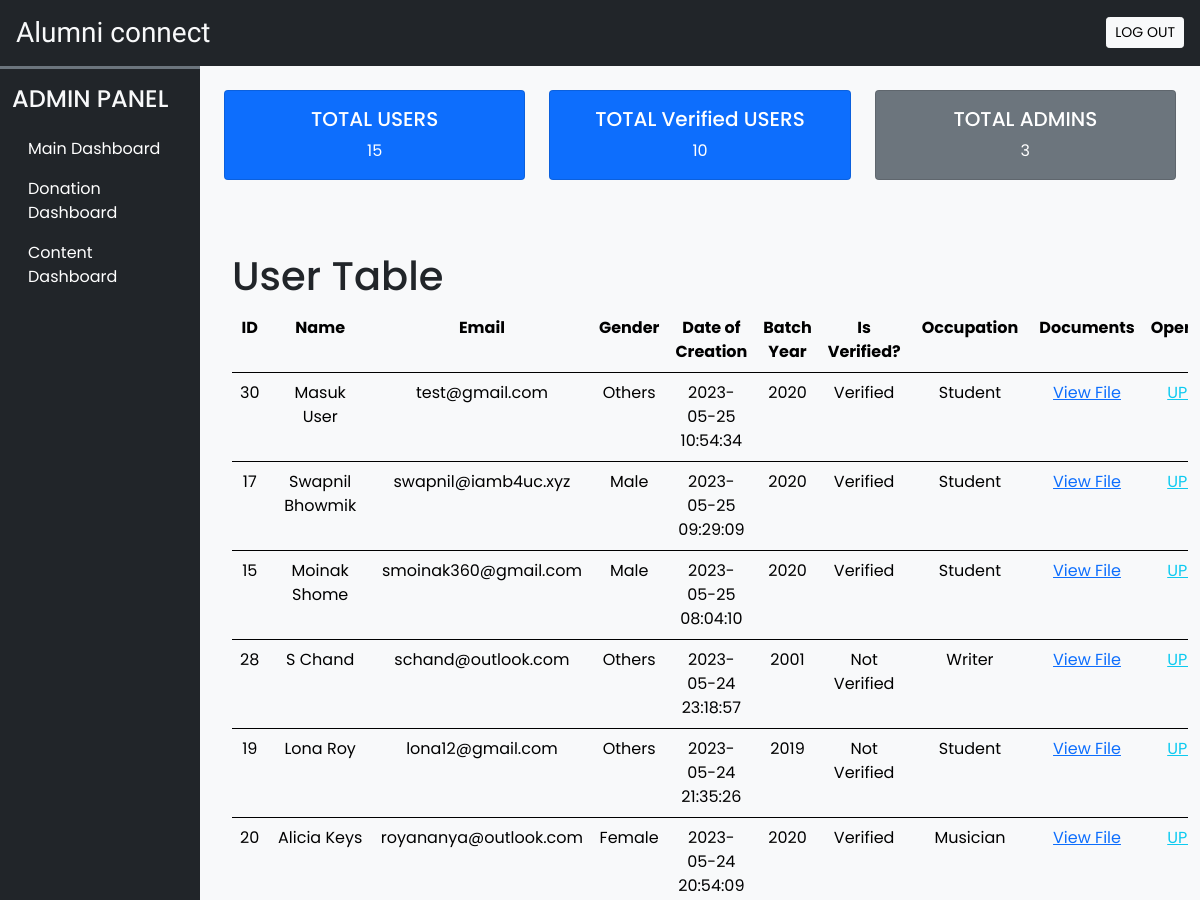
The page /admin/dashboard.php (signed in, upper part) on the database as committed earlier.
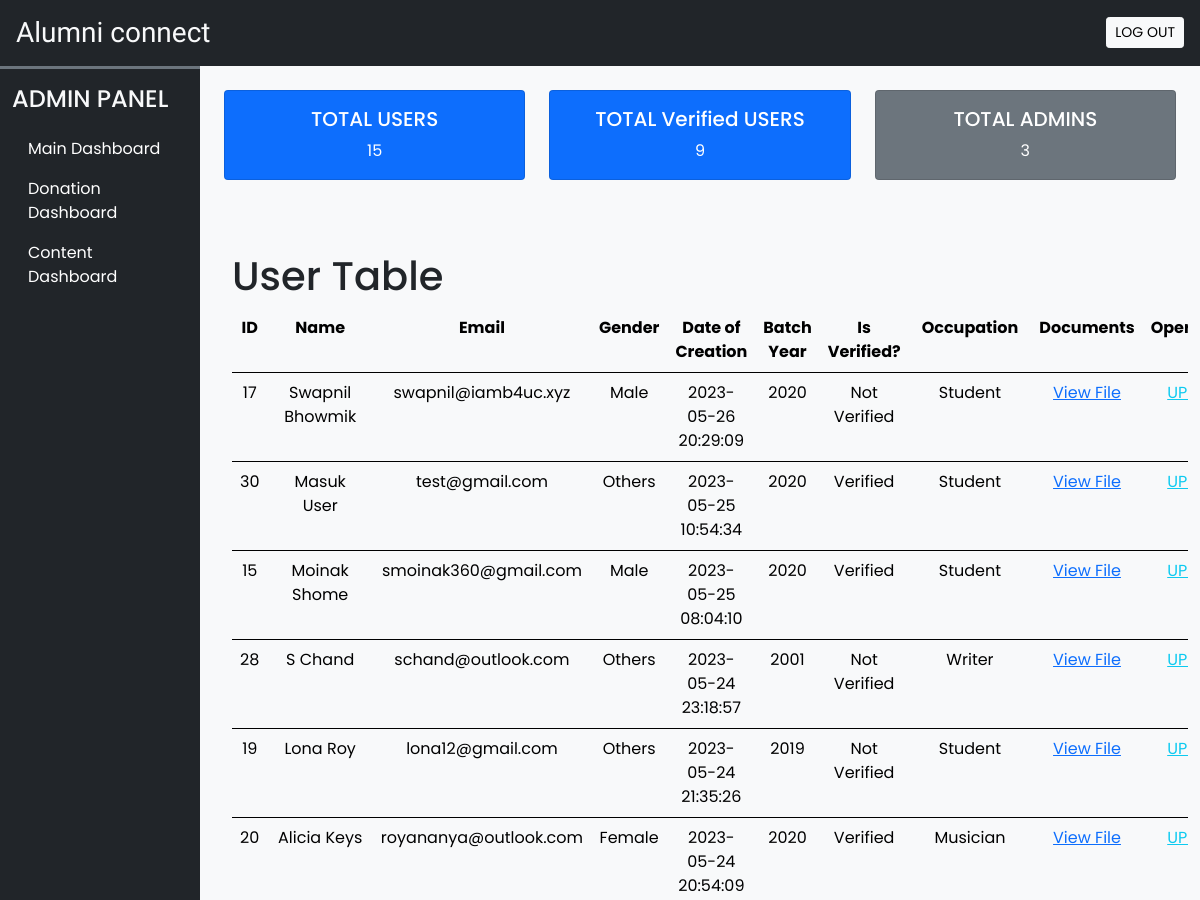
The same page on the database as committed later.
### tables this page shows
CREATE TABLE `users` (
  `id` int(11) NOT NULL,
  `firstname` varchar(30) NOT NULL,
  `lastname` varchar(30) NOT NULL,
  `email` varchar(100) NOT NULL,
  `image` varchar(1024) DEFAULT NULL,
  `password` varchar(255) NOT NULL,
  `gender` varchar(6) NOT NULL,
  `date` datetime NOT NULL,
  `batchyr` varchar(50) NOT NULL,
  `is_varified` tinyint(1) DEFAULT 0,
  `occupation` varchar(255) DEFAULT NULL,
  `validfile` varchar(1024) DEFAULT NULL,
  `facebook` varchar(255) DEFAULT 'https://facebook.com/',
  `twitter` varchar(255) DEFAULT 'https://twitter.com/',
  `linkedin` varchar(255) DEFAULT 'https://linkedin.com/',
  `bio` varchar(50) NOT NULL DEFAULT 'Hey there! I am proud to be a part of this :)',
  `department` varchar(100) NOT NULL
);

### admin/subpage/db_config.php (the view, shortened to what this page needs)
<?php
function getTotalusers() {
  $con = $GLOBALS['con'];
  $sql = "SELECT COUNT(*) AS total_rows FROM users";
  $result = $con->query($sql);
  $row = $result->fetch_assoc();
  $totalRows = $row['total_rows'];
  echo $totalRows;
}
function totvusers() {
  $con = $GLOBALS['con'];
  $sql = "SELECT COUNT(*) AS total_rows FROM users WHERE is_varified = 1";
  $result = $con->query($sql);
  $row = $result->fetch_assoc();
  $totalRows = $row['total_rows'];
  echo $totalRows;
}
function getTotaladmins() {
  $con = $GLOBALS['con'];
  $sql = "SELECT COUNT(*) AS total_rows FROM admin_cred";
  $result = $con->query($sql);
  $row = $result->fetch_assoc();
  $totalRows = $row['total_rows'];
  echo $totalRows;
}
function usertab() {
  $con = $GLOBALS['con'];
  $sql = "SELECT * FROM users ORDER BY date DESC LIMIT 20";
  $result = $con->query($sql);
  if ($result->num_rows > 0) {
    echo "<table class='table text-center table-light'>";
    echo "<tr>
      <th>ID</th>
      <th>Name</th>
      <th>Email</th>
      <th>Gender</th>
      <th>Date of Creation</th>
      <th>Batch Year</th>
      <th>Is Verified?</th>
      <th>Occupation</th>
      <th>Documents</th>
      <th>Operations</th>
      </tr>";
  while ($row = $result->fetch_assoc()) {
    $id = $row["id"];
    $ws= " ";
    $fname = $row["firstname"];
    $lname = $row["lastname"];
    $email = $row["email"];
    $gender = $row["gender"];
    $creationDate = $row["date"];
    $batchyr = $row["batchyr"];
    $docs= $row["validfile"];
    if ($row["is_varified"]==0) {
      $verified = "Not Verified";
    } else {
      $verified = "Verified";
    }
    $occupation = $row["occupation"];
    echo "<tr>";
    echo "<td>$id</td>";
    echo "<td>$fname$ws$lname</td>";
    echo "<td>$email</td>";
    echo "<td>$gender</td>";
    echo "<td>$creationDate</td>";
    echo "<td>$batchyr</td>";
    echo "<td>$verified</td>";
    echo "<td>$occupation</td>";
    echo "<td><a href='$docs' target='_blank'>View File</a></td>";
    echo "<td>"; echo "<a href='update.php?id=$row[id]&fn=$row[firstname]&ln=$row[lastname]&em=$row[email]&vr=$row[is_varified]' class='link-info link-offset-2 link-underline-opacity-25 link-underline-opacity-100-hover' onclick='return checkdelete()'>UPDATE</a>"; echo "</td>";
    echo "</tr>";
  }
  echo "</table>";
  } else {
    echo "No rows found.";
  }
}

Rows that differ between the two databases and show on the page:
changed users "Swapnil": date "2023-05-25 09:29:09" → "2023-05-26 20:29:09"; is_varified "Verified" → "Not Verified"; moves up the list
Other text that changed with them:
$totalRows: "10" → "9"
